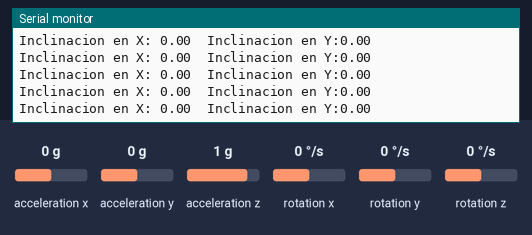
This sketch was run on a simulated Arduino Uno, built with avr-gcc and run on an emulated ATmega328P. On the bench: the last lines printed to the serial monitor. Inputs (shaded band) come from the test bench; at power-on: acceleration x 0 g, acceleration y 0 g, acceleration z 1 g, rotation x 0 °/s, rotation y 0 °/s, rotation z 0 °/s.

Above: at 1.2 s.
1.3 s: acceleration x set to -1.4 g
At 1.43 s:
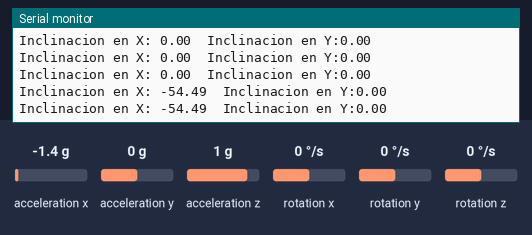
4.3 s: acceleration y set to -1.4 g
At 4.33 s:
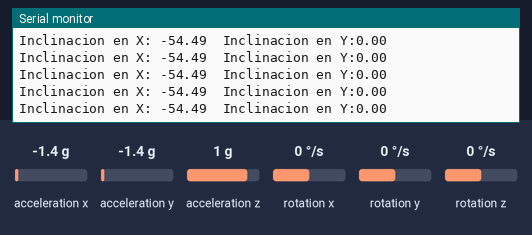
7.3 s: acceleration x set to 0 g
At 7.34 s:
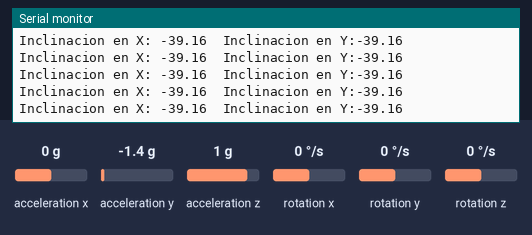
10.3 s: acceleration y set to 0 g
At 10.34 s:
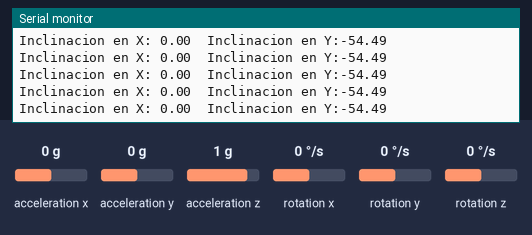
13.3 s: acceleration z set to 0 g
At 13.41 s:
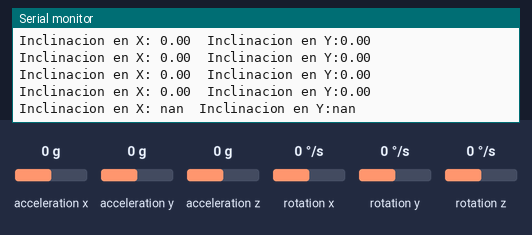
15.3 s: acceleration x set to 0.8 g
At 15.42 s:
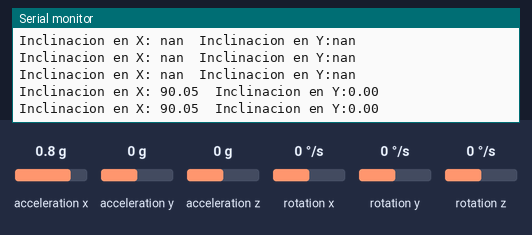
Timing chart, 0 to 18.3 s (numbered marks = the images above; inputs shaded):
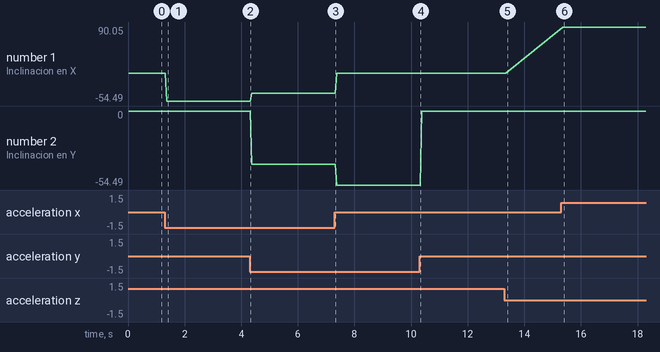

Measured:
- after the input at 1.3 s, the serial monitor: prints a new line after 0.07 s (image 1)
- after the input at 13.3 s, the serial monitor: prints a new line after 0.09 s (image 5)
- after the input at 15.3 s, the serial monitor: prints a new line after 0.06 s (image 6)
- plotted number 1: 0 → -54.49 after the input at 1.3 s, -54.49 → -39.16 after the input at 4.3 s, 0 → 90.05 after the input at 15.3 s
- plotted number 2: 0 → -39.16 after the input at 4.3 s

The sketch:

PruebaOscilacion_IMU.ino
```cpp
//GND - GND
//VCC - VCC
//SDA - Pin A4
//SCL - Pin A5

#include "I2Cdev.h"
#include "MPU6050.h"
#include "Wire.h"

const int mpuAddress = 0x68;  // Puede ser 0x68 o 0x69
MPU6050 mpu(mpuAddress);

int ax, ay, az;
int gx, gy, gz;

void setup()
{
   Serial.begin(9600);
   Wire.begin();
   mpu.initialize();
   Serial.println(mpu.testConnection() ? F("IMU iniciado correctamente") : F("Error al iniciar IMU"));
}

void loop()
{
   // Leer las aceleraciones
   mpu.getAcceleration(&ax, &ay, &az);

   //Calcular los angulos de inclinacion
   float accel_ang_x = atan(ax / sqrt(pow(ay, 2) + pow(az, 2)))*(180.0 / 3.14);
   float accel_ang_y = atan(ay / sqrt(pow(ax, 2) + pow(az, 2)))*(180.0 / 3.14);

   // Mostrar resultados
   Serial.print(F("Inclinacion en X: "));
   Serial.print(accel_ang_x);
   Serial.print(F("\tInclinacion en Y:"));
   Serial.println(accel_ang_y);
   delay(10);
}
```
